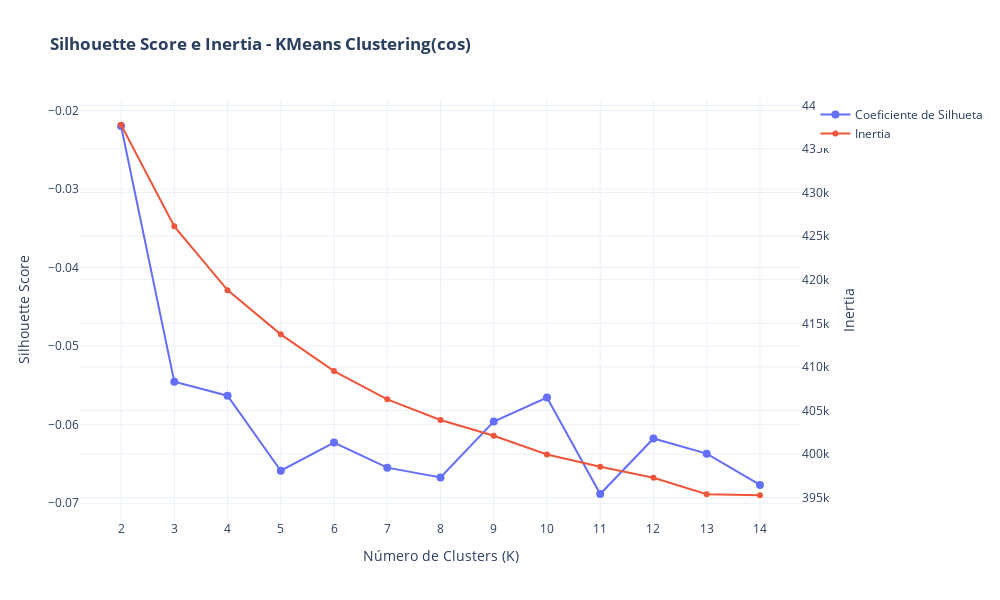

Write notebook code for a chart like this one.
### Markdown cell above
### Silhuetas negativas para cos eram inesperadas mas de toda forma vemos que k=2 apresenta silhueta consideravelmente maior

### Code cell
silhouette_scores = []
inertias = []
k_values = list(range(2, 15))

# Testar valores de K de 2 até 15
for k in k_values:
    kmeans = KMeans(n_clusters=k, random_state=42)
    cluster_labels = kmeans.fit_predict(rating_matrix_scaled)
    
    silhouette_avg = silhouette_score(df_distancia_cos, cluster_labels, metric="precomputed")
    silhouette_scores.append(silhouette_avg)

    inertias.append(kmeans.inertia_)

fig = go.Figure()

fig.add_trace(go.Scatter(
    x=list(range(2, 15)),  
    y=silhouette_scores,
    mode='lines+markers',
    marker=dict(size=8, symbol='circle'),
    name='Coeficiente de Silhueta'
))

fig.add_trace(go.Scatter(
    x=k_values,
    y=inertias,
    mode='lines+markers',
    name='Inertia',
    yaxis='y2'
))

fig.update_layout(
    title_text='<b>Silhouette Score e Inertia - KMeans Clustering(cos)</b>',
    xaxis=dict(
        title='Número de Clusters (K)',
        tickmode='array',
        tickvals=k_values
    ),
    yaxis=dict(
        title='Silhouette Score',
        side='left'
    ),
    yaxis2=dict(
        title='Inertia',
        side='right',
        overlaying='y'
    ),
    hovermode='x unified',
    template='plotly_white',
    height=600,
    width=1000
)

fig.show()

### Figure 1 — Plotly figure (JSON) as saved in the notebook; plotly's stock layout.template omitted (floating-point values rounded to 4 significant figures)
{"data": [{"marker": {"size": 8, "symbol": "circle"}, "mode": "lines+markers", "name": "Coeficiente de Silhueta", "type": "scatter", "x": [2, 3, 4, 5, 6, 7, 8, 9, 10, 11, 12, 13, 14], "y": [-0.02198, -0.05453, -0.05632, -0.06587, -0.06227, -0.06547, -0.06672, -0.0596, -0.05656, -0.06883, -0.06176, -0.06369, -0.06768]}, {"mode": "lines+markers", "name": "Inertia", "type": "scatter", "x": [2, 3, 4, 5, 6, 7, 8, 9, 10, 11, 12, 13, 14], "y": [437800.0, 426100.0, 418800.0, 413700.0, 409500.0, 406300.0, 403900.0, 402100.0, 400000.0, 398600.0, 397300.0, 395400.0, 395300.0], "yaxis": "y2"}], "layout": {"height": 600, "hovermode": "x unified", "title": {"text": "<b>Silhouette Score e Inertia - KMeans Clustering(cos)</b>"}, "width": 1000, "xaxis": {"tickmode": "array", "tickvals": [2, 3, 4, 5, 6, 7, 8, 9, 10, 11, 12, 13, 14], "title": {"text": "Número de Clusters (K)"}}, "yaxis": {"side": "left", "title": {"text": "Silhouette Score"}}, "yaxis2": {"overlaying": "y", "side": "right", "title": {"text": "Inertia"}}}}
